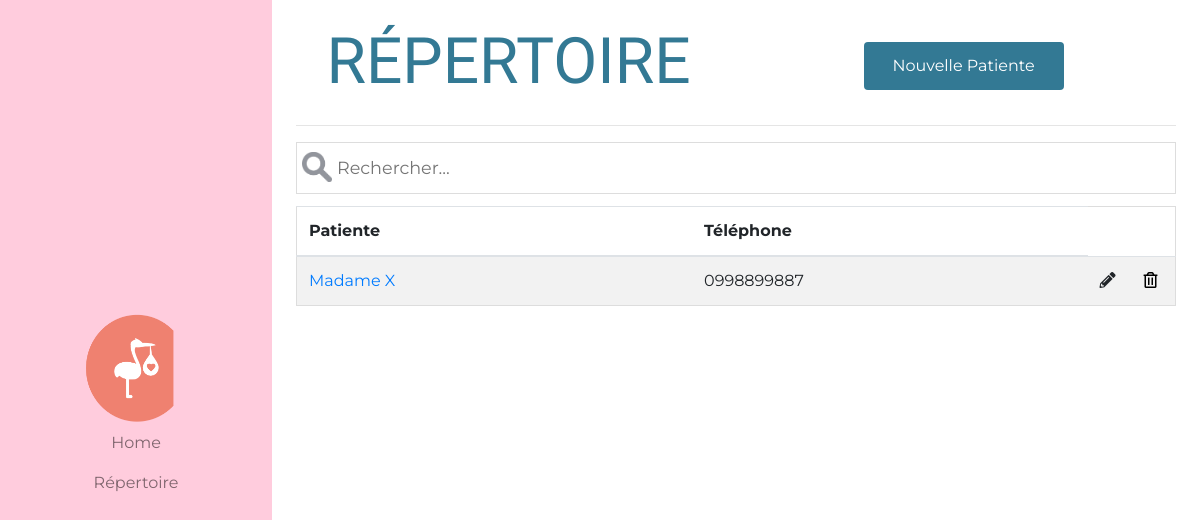
/espace-pro/repertoire/, run on an earlier commit of the app's database.
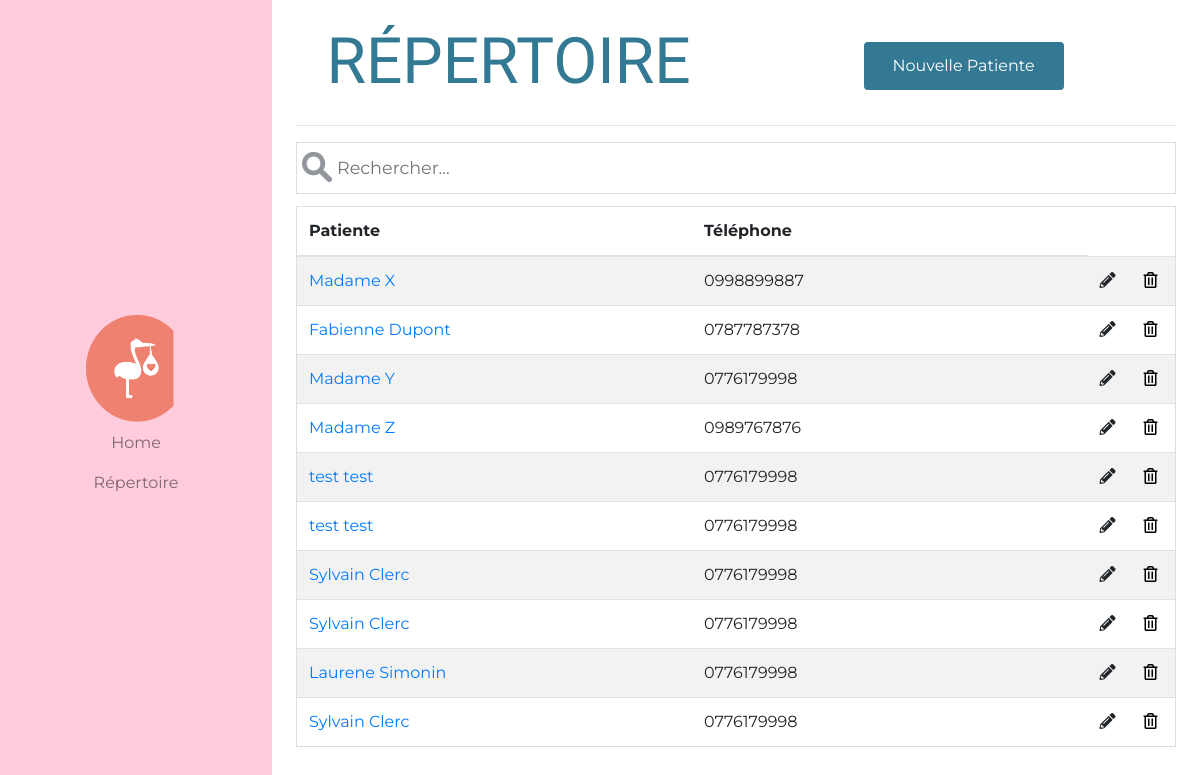
And on a later commit of the database.
### APP_002_PROPAGE/models.py (models this page shows, shortened)
class Patient(models.Model):
    patient_first_name         = models.CharField(max_length=120)
    patient_last_name          = models.CharField(max_length=120)
    phone_regex                = RegexValidator(regex=r'^0\d{9}$', message='Phone number must be like 06XXXXXXXX')
    praticien_phone_number     = models.CharField(validators=[phone_regex], max_length=10, help_text='Exemple : 0608767898')
    slug                       = models.SlugField(null=True, blank=True)
    class Meta:
        verbose_name = 'Patiente'
        verbose_name_plural = 'Patientes'

### APP_002_PROPAGE/views.py (the view)
class PatientListView(ListView):
    template_name = "APP_002_PROPAGE/repertoire.html"
    def get_queryset(self):
        return Patient.objects.all()
    def get_context_data(self, *args, **kwargs):
        context = super(PatientListView, self).get_context_data(*args, **kwargs)
        context['title'] = "Répertoire"
        return context

### APP_002_PROPAGE/templates/APP_002_PROPAGE/repertoire.html (shortened to what this page needs)
{% extends "base.html" %}
{% load staticfiles %}
{% block css %}
{{ block.super }}
<link href="{% static 'APP_002_PROPAGE/css/side-navbar.css' %}" rel="stylesheet">
<link href="{% static 'APP_002_PROPAGE/css/repertoire.css' %}" rel="stylesheet">
{% endblock css %}
{% block content %}
{% include "APP_002_PROPAGE/side-navbar.html" %}
<div class="container-fluid repertoire-css p-4">
    <div class=row>
        <div class='col-md-6'>
            <h1 class="main-page-title"> {{ title|upper }}</h1>
        </div>
        <div class='col-md-6 my-auto text-center'>
            <a href="{% url 'propage:espace-pro-patient-form' %}" class="btn button" role="button" aria-pressed="true">Nouvelle Patiente</a>
        </div>
    </div>
    <hr class="featurette-divider">
    <div class="row">
        <div class="col-12">
            <input type="text" id="myInput" onkeyup="myFunction()" placeholder="Rechercher...">
        </div>
    </div>
    <table class="table table-striped" id="myTable">
        <thead>
            <tr>
                <th>Patiente</th>
                <th>Téléphone</th>
            </tr>
        </thead>
        <tbody>
        {% for patient in object_list %}
            <tr>
                <td style="width: 45%"><a href="{% url 'propage:espace-pro-repertoire' %}{{ patient.slug}}">{{ patient.patient_first_name}} {{ patient.patient_last_name}}</a></td>
                <td style="width: 45%">{{ patient.praticien_phone_number}}</td>
                <td style="width: 5%"><i class="fas fa-pencil-alt"></i></td>
                <td style="width: 5%">
                    <form action="{% url 'propage:patient-delete' slug=patient.slug %}" method="POST">
                      <button class='button-bin' type="submit"><i class="far fa-trash-alt" type="submit"></i></button>
                    </form>
                </td>
            </tr>
        {% endfor %}
        </tbody>
    </table>
</div>
{% endblock content %}

What changed in the data, as far as the page shows it:
added Patient: patient_first_name "Fabienne", patient_last_name "Dupont", praticien_phone_number "0787787378"
added Patient: patient_first_name "Madame", patient_last_name "Y", praticien_phone_number "0776179998"
added Patient: patient_first_name "Madame", patient_last_name "Z", praticien_phone_number "0989767876"
added Patient: patient_first_name "test", patient_last_name "test", praticien_phone_number "0776179998"
added Patient: patient_first_name "test", patient_last_name "test", praticien_phone_number "0776179998"
added Patient: patient_first_name "Sylvain", patient_last_name "Clerc", praticien_phone_number "0776179998"
added Patient: patient_first_name "Sylvain", patient_last_name "Clerc", praticien_phone_number "0776179998"
added Patient: patient_first_name "Laurene", patient_last_name "Simonin", praticien_phone_number "0776179998"
added Patient: patient_first_name "Sylvain", patient_last_name "Clerc", praticien_phone_number "0776179998"
